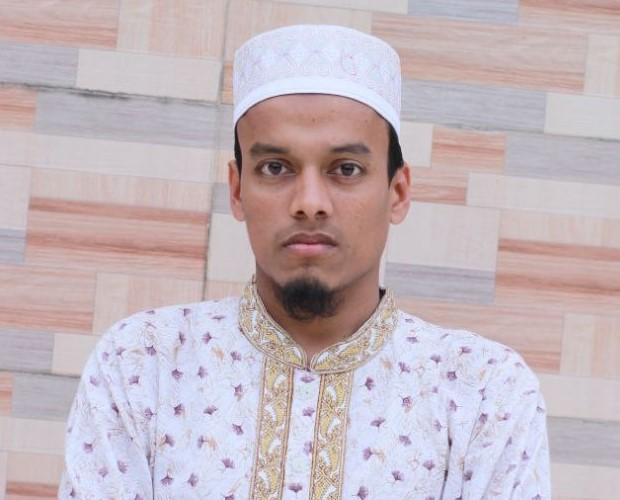
#> input picture fb profile small.jpg, 620 x 500 px, found by its file name
$ python 'Hauffman Coding.py'
#> lines starting #> are read from the running program, lines starting #| are printed output that depends on the picture; long printed decimals are rounded
# ============================================================
# HUFFMAN CODING FOR IMAGE COMPRESSION (DIGITAL IMAGE PROCESSING)
# ============================================================

# ------------------------------------------------------------
# Import Required Libraries
# ------------------------------------------------------------

import cv2                    # OpenCV → for reading image
import numpy as np           # Numerical operations and arrays
import matplotlib.pyplot as plt  # Display images


# ------------------------------------------------------------
# Load Grayscale Image
# ------------------------------------------------------------

# cv2.imread(path, 0)
# 0 → read image as grayscale (pixel values 0–255)

img = cv2.imread(
    r"E:\Hons 3rd Year 2nd semester books\Digital Image Processing\DIP Lab\fb profile small.jpg",
    0
)
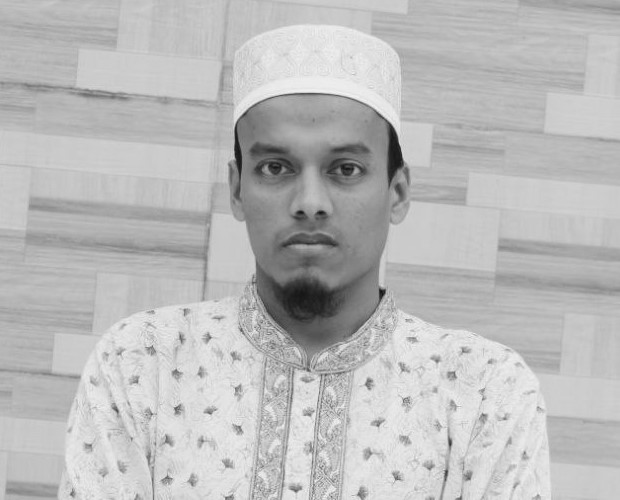
#> img: shape (500, 620); min 14, max 249, mean 187.1

# Get image height and width
h, w = img.shape
#> h = 500; w = 620


# ============================================================
# STEP 1: COUNT PIXEL FREQUENCIES
# ============================================================
# Huffman coding works based on frequency of symbols.
# Here pixel values (0–255) are treated as symbols.

freq = {}   # dictionary → {pixel_value : frequency}

# Loop through every pixel in image
for i in range(h):
    for j in range(w):

        # Get pixel value
        p = img[i, j]

        # Count frequency
        if p in freq:
            freq[p] += 1
        else:
            freq[p] = 1
#> after the loop, freq = 230 items


# ============================================================
# STEP 2: PREPARE SYMBOL LIST AND CODE STORAGE
# ============================================================

# symbols → list storing [symbol, frequency]
symbols = []

# Convert frequency dictionary into list format
for k in freq:
    symbols.append([k, freq[k]])
#> this loop made 230 passes
#> k on passes 1 to 3: 191, 190, 189
#> after the loop, symbols = 230 pairs, first value 14 to 249, second value 1 to 8348

# codes → dictionary storing Huffman code for each pixel value
# Initially empty strings
codes = {}
for k in freq:
    codes[k] = ""
#> after the loop, codes = 230 items


# ============================================================
# STEP 3: BUILD HUFFMAN TREE AND GENERATE CODES
# ============================================================
# Process:
# 1. Sort symbols by frequency
# 2. Take two smallest frequencies
# 3. Assign 0 and 1
# 4. Merge them
# 5. Repeat until one node remains

while len(symbols) > 1:

    # Sort symbols based on frequency (ascending order)
    symbols.sort(key=lambda x: x[1])

    # Remove two smallest frequency symbols
    a = symbols.pop(0)
    b = symbols.pop(0)

    # Assign codes
    for k in codes:
        if k == a[0]:
            codes[k] = "0" + codes[k]
        elif k == b[0]:
            codes[k] = "1" + codes[k]

    # Merge the two nodes
    # (symbol values combined, frequencies added)
    symbols.append([a[0] + b[0], a[1] + b[1]])
#> this loop made 229 passes
#> (a, b) on passes 1 to 3: ([14, 1], [17, 1]), ([246, 1], [248, 1]), ([249, 1], [245, 1])
#> after the loop, symbols = [[234, 310000]]


# ============================================================
# STEP 4: ENCODE IMAGE USING HUFFMAN CODES
# ============================================================

encoded_list = []   # store encoded bit strings

# Replace each pixel with its Huffman code
for i in range(h):
    for j in range(w):
        encoded_list.append(codes[img[i, j]])
#> after the loop, encoded_list = 310000 items

# Join all codes into one long bit string
encoded_bits = "".join(encoded_list)


# ============================================================
# STEP 5: PAD BITS TO FORM COMPLETE BYTES
# ============================================================
# Computer stores data in 8-bit units (1 byte).
# So we add extra 0s if needed.

while len(encoded_bits) % 8 != 0:
    encoded_bits += "0"
#> this loop made 3 passes


# ------------------------------------------------------------
# Convert bit string to byte values
# ------------------------------------------------------------

byte_values = []

# Take 8 bits at a time and convert to decimal
for i in range(0, len(encoded_bits), 8):
    byte_values.append(int(encoded_bits[i:i+8], 2))
#> this loop made 73082 passes
#> i on passes 2 to 4: 8, 16, 24
#> after the loop, byte_values = 73082 items

# Store as numpy array (compressed data)
encoded_array = np.array(byte_values, dtype=np.uint8)


# ============================================================
# STEP 6: VISUALIZE HUFFMAN BIT STREAM AS IMAGE
# ============================================================
# This is just for visualization, not required in real compression.

# Create square image size
enc_h = int(np.sqrt(len(encoded_bits)))
#> enc_h = 764

# Convert bits to array (0 or 1)
bit_img = np.array(list(encoded_bits[:enc_h * enc_h]), dtype=np.uint8)

# Reshape into square and scale:
# 0 → black (0)
# 1 → white (255)
bit_img = bit_img.reshape(enc_h, enc_h) * 255
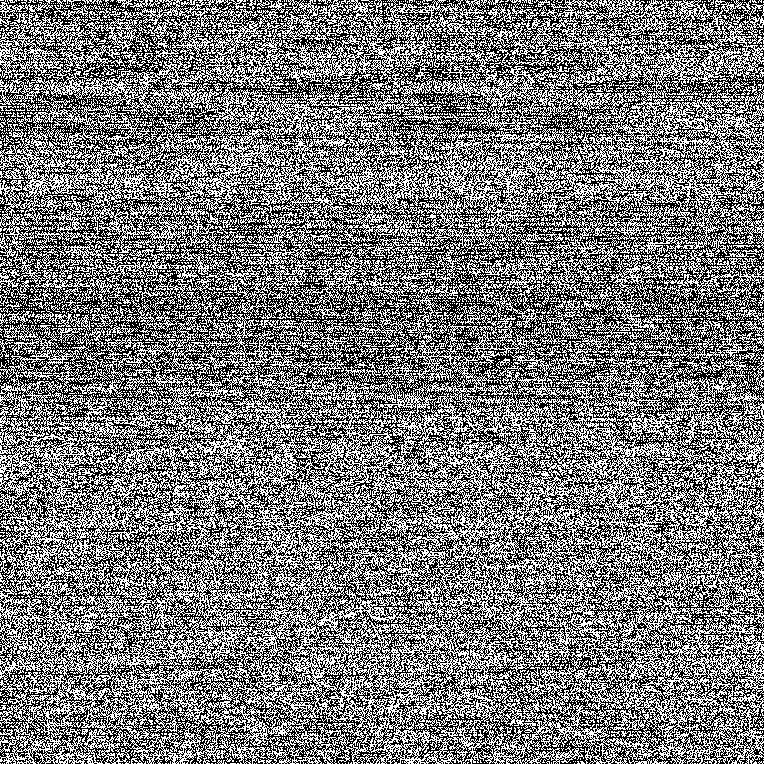
#> bit_img: shape (764, 764); 47.6% white in thin lines or dots


# ============================================================
# STEP 7: DECODE HUFFMAN CODE (RECONSTRUCT IMAGE)
# ============================================================

# Reverse dictionary → {code : pixel_value}
reverse_codes = {v: k for k, v in codes.items()}
#> reverse_codes = 23 items

# Create empty image for decoded output
decoded = np.zeros((h, w), dtype=np.uint8)

temp = ""   # temporary string to store bits
idx = 0     # pixel index

# Read bit stream one bit at a time
for bit in encoded_bits:

    temp += bit

    # If bit sequence matches a Huffman code
    if temp in reverse_codes:

        # Assign decoded pixel value
        decoded[idx // w, idx % w] = reverse_codes[temp]

        idx += 1
        temp = ""

        # Stop when all pixels decoded
        if idx >= h * w:
            break
#> this loop made 310000 passes
#> bit on passes 1 to 12: '1', '1', '1', '1', '0', '1', '0', '1', '0', '1', '1', '1'
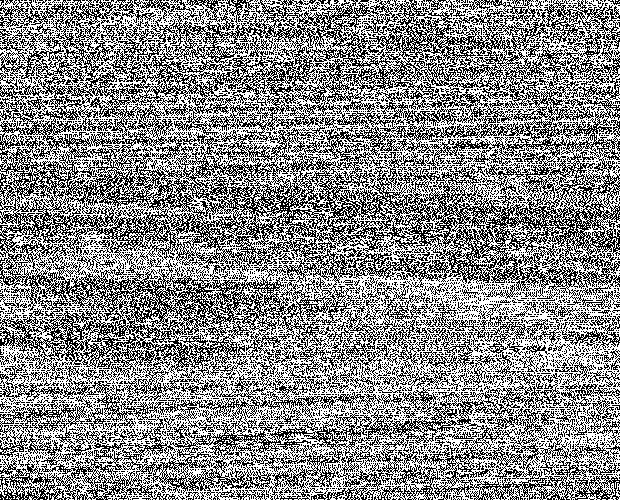
#> decoded: shape (500, 620); values 17 (black) and 246 (white), 54.3% white; black in thin lines or dots
#> after the loop, idx = 310000


# ============================================================
# STEP 8: DISPLAY ORIGINAL, COMPRESSED BITS, AND DECODED IMAGE
# ============================================================

plt.figure(figsize=(12, 4))

# Original image
plt.subplot(1, 3, 1)
plt.imshow(img, cmap='gray')
plt.title("Original")
plt.axis('off')

# Huffman encoded bits visualization
plt.subplot(1, 3, 2)
plt.imshow(bit_img)
plt.title("Huffman Bits")
plt.axis('off')

# Decoded image
plt.subplot(1, 3, 3)
plt.imshow(decoded, cmap='gray')
plt.title("Decoded")
plt.axis('off')

plt.tight_layout()
plt.show()
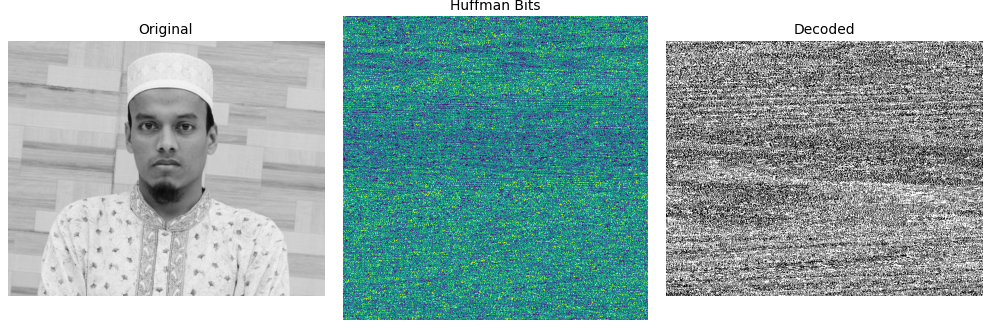
#> figure drawn by matplotlib, 3 panels


# ============================================================
# STEP 9: CALCULATE COMPRESSION STATISTICS
# ============================================================

# Original image bits
# Each pixel = 8 bits
original_bits = h * w * 8
#> original_bits = 2480000

# Compressed size
compressed_bits = len(encoded_bits)
#> compressed_bits = 584656

# Compression ratio
compression_ratio = original_bits / compressed_bits
#> compression_ratio = 4.24

print("Original bits:", original_bits)
#| Original bits: 2480000
print("Compressed bits:", compressed_bits)
#| Compressed bits: 584656
print("Compression Ratio:", compression_ratio)
#| Compression Ratio: 4.242


# What This Code Does (Simple Flow)
# Image → Count pixel frequency → Build Huffman codes
# → Encode image → Convert to bits → Decode → Compare size
